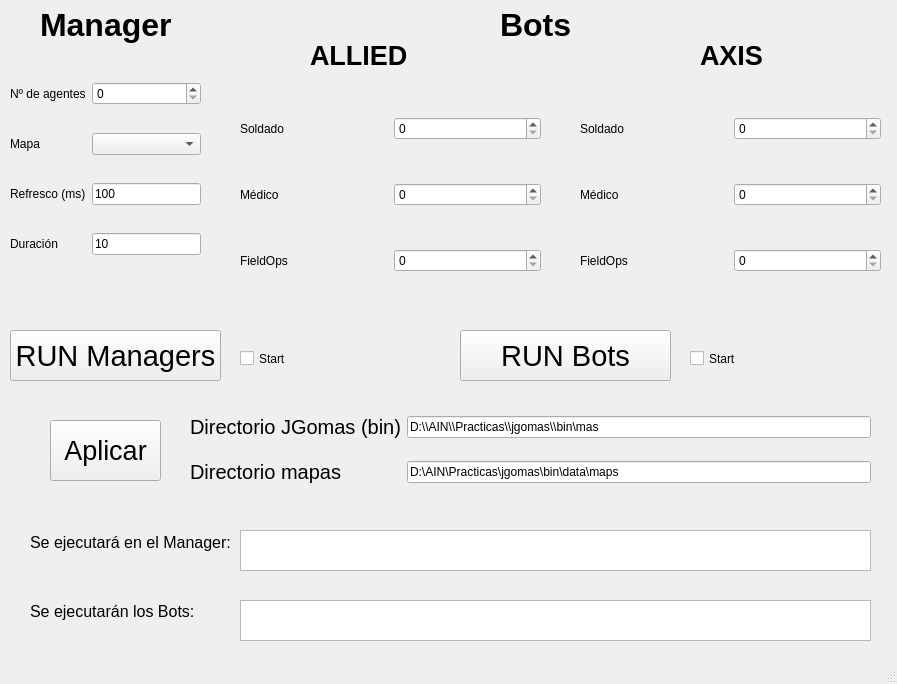
<?xml version="1.0" encoding="UTF-8"?>
<ui version="4.0">
 <class>MainWindow</class>
 <widget class="QMainWindow" name="MainWindow">
  <property name="geometry">
   <rect>
    <x>0</x>
    <y>0</y>
    <width>897</width>
    <height>684</height>
   </rect>
  </property>
  <property name="windowTitle">
   <string>MainWindow</string>
  </property>
  <widget class="QWidget" name="centralwidget">
   <widget class="QLabel" name="label_2">
    <property name="geometry">
     <rect>
      <x>40</x>
      <y>0</y>
      <width>151</width>
      <height>51</height>
     </rect>
    </property>
    <property name="text">
     <string>&lt;html&gt;&lt;head/&gt;&lt;body&gt;&lt;p&gt;&lt;span style=&quot; font-size:24pt; font-weight:600;&quot;&gt;Manager&lt;/span&gt;&lt;/p&gt;&lt;/body&gt;&lt;/html&gt;</string>
    </property>
   </widget>
   <widget class="QWidget" name="gridLayoutWidget">
    <property name="geometry">
     <rect>
      <x>10</x>
      <y>60</y>
      <width>191</width>
      <height>221</height>
     </rect>
    </property>
    <layout class="QGridLayout" name="gridLayout">
     <item row="2" column="0">
      <widget class="QLabel" name="label_5">
       <property name="text">
        <string>Refresco (ms)</string>
       </property>
      </widget>
     </item>
     <item row="0" column="0">
      <widget class="QLabel" name="label_4">
       <property name="text">
        <string>Nº de agentes</string>
       </property>
      </widget>
     </item>
     <item row="1" column="0">
      <widget class="QLabel" name="label_3">
       <property name="text">
        <string>Mapa</string>
       </property>
      </widget>
     </item>
     <item row="3" column="0">
      <widget class="QLabel" name="label_6">
       <property name="text">
        <string>Duración</string>
       </property>
      </widget>
     </item>
     <item row="0" column="1">
      <widget class="QSpinBox" name="nAgentesEdit"/>
     </item>
     <item row="2" column="1">
      <widget class="QLineEdit" name="refreshEdit">
       <property name="inputMask">
        <string>999; </string>
       </property>
       <property name="text">
        <string>100</string>
       </property>
       <property name="placeholderText">
        <string>100</string>
       </property>
      </widget>
     </item>
     <item row="3" column="1">
      <widget class="QLineEdit" name="duracionEdit">
       <property name="inputMask">
        <string>999; </string>
       </property>
       <property name="text">
        <string>10</string>
       </property>
       <property name="placeholderText">
        <string>10</string>
       </property>
      </widget>
     </item>
     <item row="1" column="1">
      <widget class="QComboBox" name="mapNameBox"/>
     </item>
    </layout>
   </widget>
   <widget class="QLabel" name="label_7">
    <property name="geometry">
     <rect>
      <x>500</x>
      <y>0</y>
      <width>81</width>
      <height>51</height>
     </rect>
    </property>
    <property name="text">
     <string>&lt;html&gt;&lt;head/&gt;&lt;body&gt;&lt;p&gt;&lt;span style=&quot; font-size:24pt; font-weight:600;&quot;&gt;Bots&lt;/span&gt;&lt;/p&gt;&lt;/body&gt;&lt;/html&gt;</string>
    </property>
   </widget>
   <widget class="QLabel" name="label_9">
    <property name="geometry">
     <rect>
      <x>310</x>
      <y>30</y>
      <width>121</width>
      <height>51</height>
     </rect>
    </property>
    <property name="text">
     <string>&lt;html&gt;&lt;head/&gt;&lt;body&gt;&lt;p&gt;&lt;span style=&quot; font-size:20pt; font-weight:600;&quot;&gt;ALLIED&lt;/span&gt;&lt;/p&gt;&lt;/body&gt;&lt;/html&gt;</string>
    </property>
   </widget>
   <widget class="QLabel" name="label_10">
    <property name="geometry">
     <rect>
      <x>700</x>
      <y>30</y>
      <width>121</width>
      <height>51</height>
     </rect>
    </property>
    <property name="text">
     <string>&lt;html&gt;&lt;head/&gt;&lt;body&gt;&lt;p&gt;&lt;span style=&quot; font-size:20pt; font-weight:600;&quot;&gt;AXIS&lt;/span&gt;&lt;/p&gt;&lt;/body&gt;&lt;/html&gt;</string>
    </property>
   </widget>
   <widget class="QWidget" name="gridLayoutWidget_2">
    <property name="geometry">
     <rect>
      <x>240</x>
      <y>80</y>
      <width>301</width>
      <height>231</height>
     </rect>
    </property>
    <layout class="QGridLayout" name="gridLayout_2">
     <item row="0" column="1">
      <widget class="QSpinBox" name="alliedSoldados"/>
     </item>
     <item row="1" column="1">
      <widget class="QSpinBox" name="alliedMedicos"/>
     </item>
     <item row="2" column="1">
      <widget class="QSpinBox" name="alliedFieldops"/>
     </item>
     <item row="2" column="0">
      <widget class="QLabel" name="label_12">
       <property name="text">
        <string>FieldOps</string>
       </property>
      </widget>
     </item>
     <item row="0" column="0">
      <widget class="QLabel" name="label_8">
       <property name="text">
        <string>Soldado</string>
       </property>
      </widget>
     </item>
     <item row="1" column="0">
      <widget class="QLabel" name="label_11">
       <property name="text">
        <string>Médico</string>
       </property>
      </widget>
     </item>
    </layout>
   </widget>
   <widget class="QWidget" name="gridLayoutWidget_3">
    <property name="geometry">
     <rect>
      <x>580</x>
      <y>80</y>
      <width>301</width>
      <height>231</height>
     </rect>
    </property>
    <layout class="QGridLayout" name="gridLayout_3">
     <item row="0" column="0">
      <widget class="QLabel" name="label_13">
       <property name="text">
        <string>Soldado</string>
       </property>
      </widget>
     </item>
     <item row="1" column="1">
      <widget class="QSpinBox" name="axisMedicos"/>
     </item>
     <item row="0" column="1">
      <widget class="QSpinBox" name="axisSoldados"/>
     </item>
     <item row="1" column="0">
      <widget class="QLabel" name="label_14">
       <property name="text">
        <string>Médico</string>
       </property>
      </widget>
     </item>
     <item row="2" column="0">
      <widget class="QLabel" name="label_15">
       <property name="text">
        <string>FieldOps</string>
       </property>
      </widget>
     </item>
     <item row="2" column="1">
      <widget class="QSpinBox" name="axisFieldops"/>
     </item>
    </layout>
   </widget>
   <widget class="QPushButton" name="runManagers">
    <property name="geometry">
     <rect>
      <x>10</x>
      <y>330</y>
      <width>211</width>
      <height>51</height>
     </rect>
    </property>
    <property name="font">
     <font>
      <pointsize>22</pointsize>
     </font>
    </property>
    <property name="text">
     <string>RUN Managers</string>
    </property>
   </widget>
   <widget class="QPushButton" name="runAgents">
    <property name="geometry">
     <rect>
      <x>460</x>
      <y>330</y>
      <width>211</width>
      <height>51</height>
     </rect>
    </property>
    <property name="font">
     <font>
      <pointsize>22</pointsize>
     </font>
    </property>
    <property name="text">
     <string>RUN Bots</string>
    </property>
   </widget>
   <widget class="QWidget" name="gridLayoutWidget_4">
    <property name="geometry">
     <rect>
      <x>190</x>
      <y>400</y>
      <width>681</width>
      <height>101</height>
     </rect>
    </property>
    <layout class="QGridLayout" name="gridLayout_4">
     <item row="0" column="0">
      <widget class="QLabel" name="label">
       <property name="font">
        <font>
         <pointsize>15</pointsize>
        </font>
       </property>
       <property name="text">
        <string>Directorio JGomas (bin)</string>
       </property>
      </widget>
     </item>
     <item row="2" column="0">
      <widget class="QLabel" name="label_16">
       <property name="font">
        <font>
         <pointsize>15</pointsize>
        </font>
       </property>
       <property name="text">
        <string>Directorio mapas</string>
       </property>
      </widget>
     </item>
     <item row="0" column="1">
      <widget class="QLineEdit" name="jgomas_input">
       <property name="text">
        <string>D:\\AIN\\Practicas\\jgomas\\bin\mas</string>
       </property>
      </widget>
     </item>
     <item row="2" column="1">
      <widget class="QLineEdit" name="mapDirectory_input">
       <property name="text">
        <string>D:\AIN\Practicas\jgomas\bin\data\maps</string>
       </property>
      </widget>
     </item>
    </layout>
   </widget>
   <widget class="QPushButton" name="applyConfigs">
    <property name="geometry">
     <rect>
      <x>50</x>
      <y>420</y>
      <width>111</width>
      <height>61</height>
     </rect>
    </property>
    <property name="font">
     <font>
      <pointsize>20</pointsize>
     </font>
    </property>
    <property name="text">
     <string>Aplicar</string>
    </property>
   </widget>
   <widget class="QLabel" name="label_17">
    <property name="geometry">
     <rect>
      <x>30</x>
      <y>520</y>
      <width>221</width>
      <height>44</height>
     </rect>
    </property>
    <property name="font">
     <font>
      <pointsize>12</pointsize>
     </font>
    </property>
    <property name="text">
     <string>Se ejecutará en el Manager:</string>
    </property>
   </widget>
   <widget class="QLabel" name="label_18">
    <property name="geometry">
     <rect>
      <x>30</x>
      <y>590</y>
      <width>191</width>
      <height>43</height>
     </rect>
    </property>
    <property name="font">
     <font>
      <pointsize>12</pointsize>
     </font>
    </property>
    <property name="text">
     <string>Se ejecutarán los Bots:</string>
    </property>
   </widget>
   <widget class="QPlainTextEdit" name="managerOutput">
    <property name="geometry">
     <rect>
      <x>240</x>
      <y>530</y>
      <width>631</width>
      <height>41</height>
     </rect>
    </property>
    <property name="plainText">
     <string/>
    </property>
   </widget>
   <widget class="QPlainTextEdit" name="botsOutput">
    <property name="geometry">
     <rect>
      <x>240</x>
      <y>600</y>
      <width>631</width>
      <height>41</height>
     </rect>
    </property>
    <property name="plainText">
     <string/>
    </property>
   </widget>
   <widget class="QCheckBox" name="checkBoxManagerStart">
    <property name="geometry">
     <rect>
      <x>240</x>
      <y>350</y>
      <width>70</width>
      <height>17</height>
     </rect>
    </property>
    <property name="text">
     <string>Start</string>
    </property>
   </widget>
   <widget class="QCheckBox" name="checkBoxBotsSstart">
    <property name="geometry">
     <rect>
      <x>690</x>
      <y>350</y>
      <width>70</width>
      <height>17</height>
     </rect>
    </property>
    <property name="text">
     <string>Start</string>
    </property>
   </widget>
  </widget>
  <widget class="QStatusBar" name="statusbar"/>
 </widget>
 <resources/>
 <connections/>
</ui>
